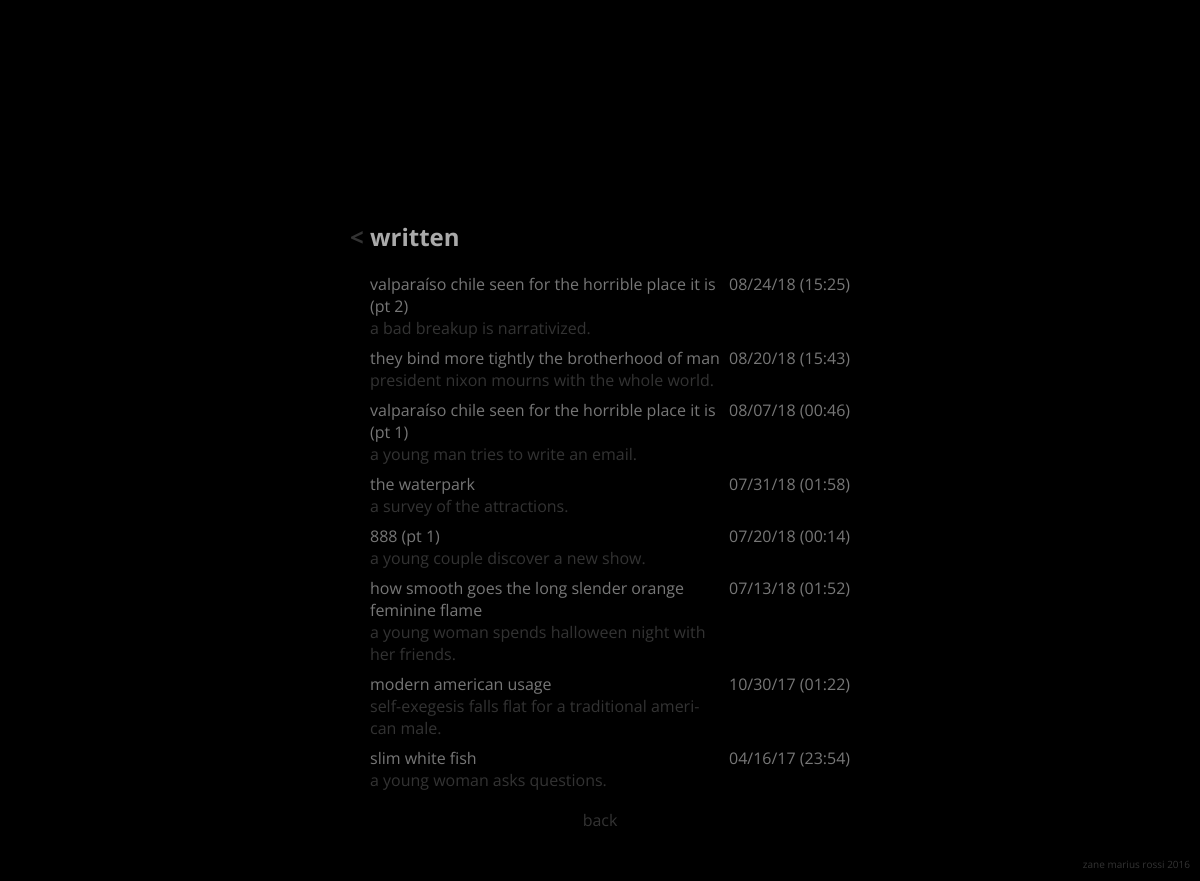
The page /produce/written/ on the database as committed earlier.
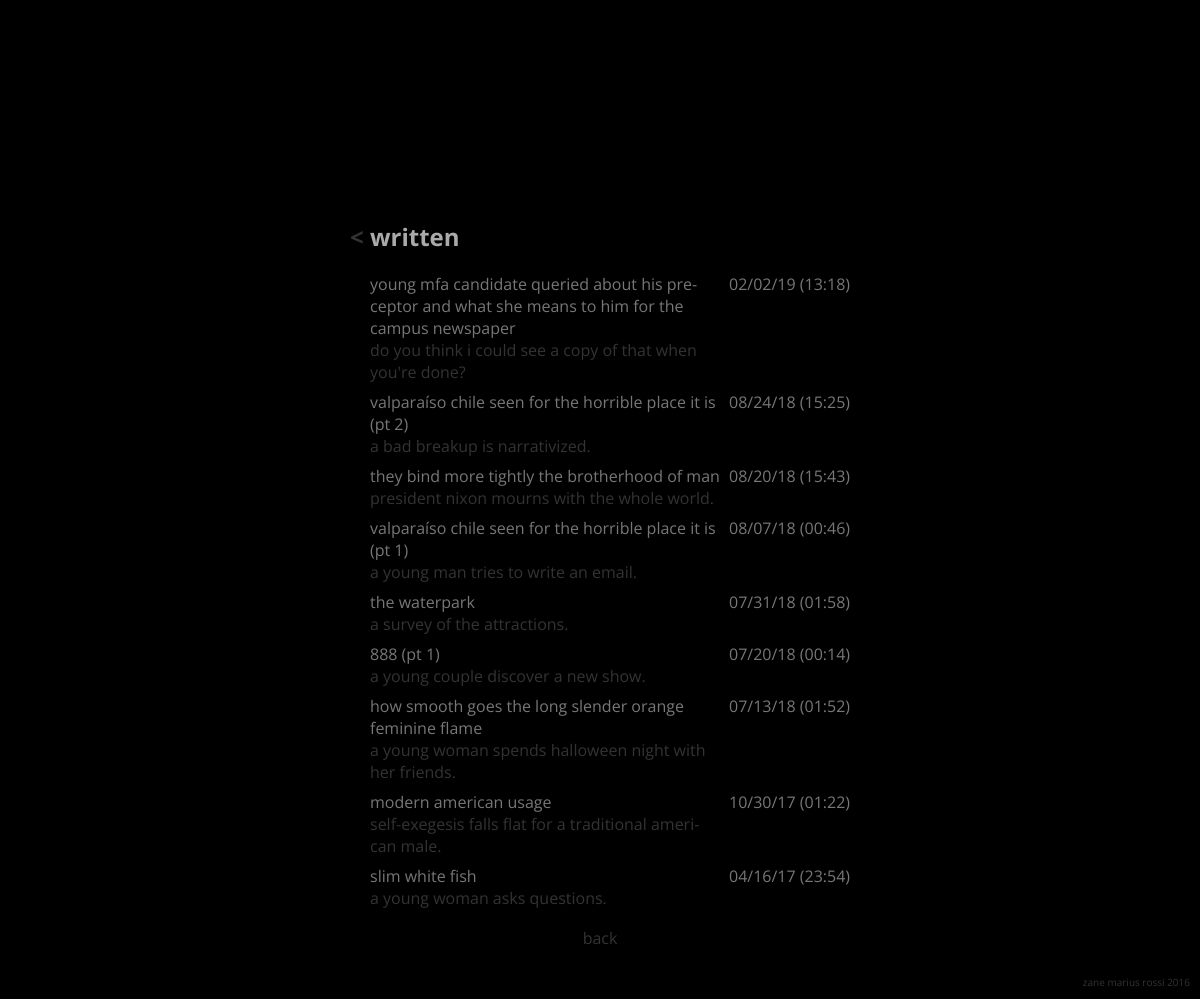
The same page on the database as committed later.
### produce/models.py (models this page shows, shortened)
class WrittenObject(models.Model):
	title       = models.CharField(max_length=200, default="n/a")
	description = models.CharField(max_length=500, default="n/a")
	pub_date    = models.DateTimeField('date published',default=timezone.now)
	word_count  = models.IntegerField(default=0)
	content     = models.TextField(default="n/a")
	cited_works  = models.ManyToManyField('library.LibraryObject', blank=True)

### produce/views.py (the view)
# urls.py: path("written/", views.written, name="written"),
def written(request):
	menu_objects = WrittenObject.objects.order_by('-pub_date')
	heading      = 'written'
	return render(request, 'produce/menu_written.html', {'menu_objects' : menu_objects, 'heading': heading})

### produce/templates/produce/menu_written.html (shortened to what this page needs)
{% extends 'base/base.html' %}
{% block content %}
			<div class="heading">
			</div>
			<div class="sub-heading">
				<h2>
					<a href="{% url 'produce:index' %}">< </a>{{ heading }}
				</h2>
			</div>
			<div class="info">
				{% if menu_objects %}
					{% for elem in menu_objects %}
						<div class="float_text">
							<li>
								<span class="float_title">
									<a href="{% url 'produce:written_individual' elem.id %}">
										{{ elem.title }}
									</a>
								</span>
								<br>
								<span>
									<a href="{% url 'produce:written_individual' elem.id %}">
										{{ elem.description }}
									</a>
								</span>
							</li>
						</div>
						<div class="float_date">
							{{ elem.pub_date|date:"m/d/y (H:i)" }}
						</div>
					{% endfor %}
				{% else %}
					<p>No objects are available.</p>
				{% endif %}
			</div>
			<div class="nav">
				<a href="{% url 'produce:index' %}">back</a>
			</div>
			<div class="footer">
				zane marius rossi 2016
			</div>
{% endblock %}

Rows that differ between the two databases and show on the page:
added WrittenObject: title "young mfa candidate queried about his preceptor and what she means to him for the campus newspaper", description "do you think i could see a copy of that when you're done?", pub_date "02/02/19 (13:18)"
